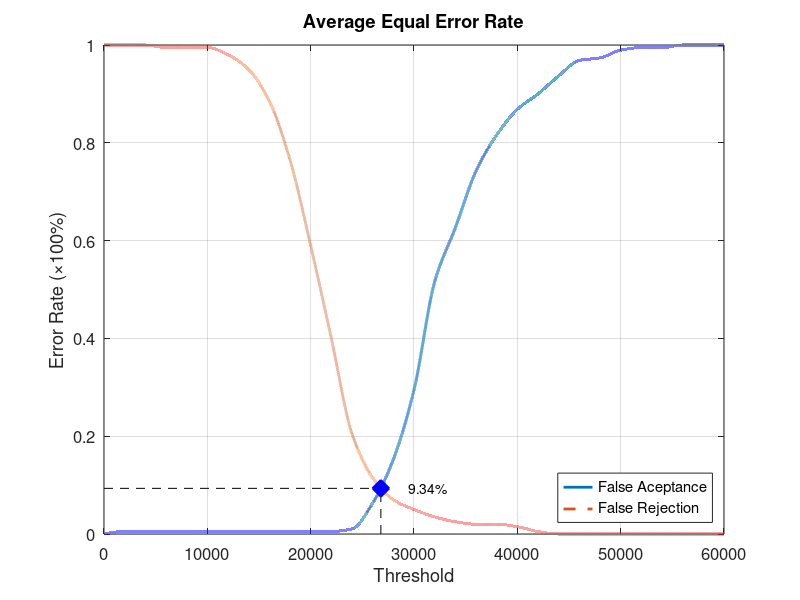
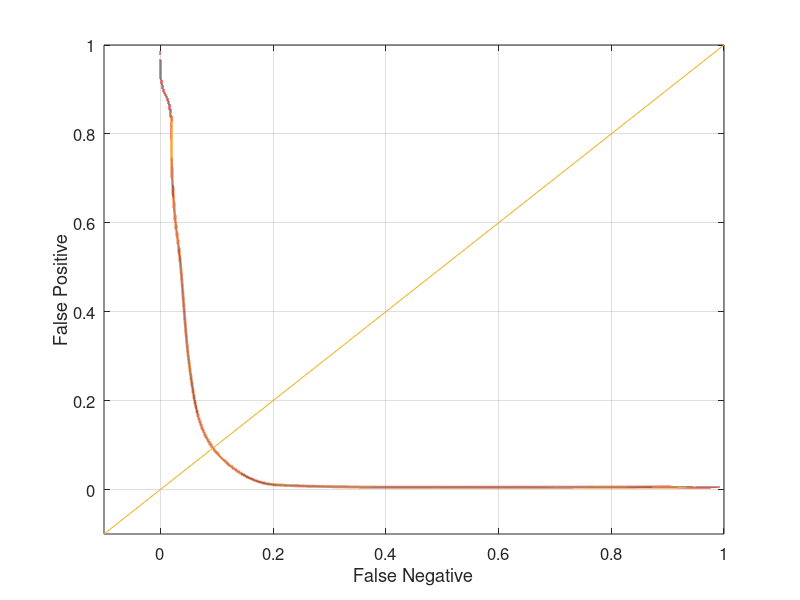

Write the MATLAB code that produced these figures, in order.
function yEER = Database2_3
close all;
clear;
clc;
x = 0:2000:60000;
xq = 0:0.5:60000;

y0 = [0 0.00526316 0.00526316 0.00526316 0.00526316 0.00526316 0.00526316 0.00526316 0.00526316 0.00526316 0.00526316 0.00526316 0.0105263 0.0631579 0.152632 0.294737 0.515789 0.626316 0.742105 0.815789 0.868421 0.9 0.936842 0.968421 0.973684 0.989474 0.994737 0.994737 1 1 1];
yy0 = interp1(x, y0, xq, 'pchip');
y1 = [1 1 1 0.995 0.995 0.995 0.98 0.95 0.885 0.765 0.59 0.4 0.205 0.115 0.07 0.05 0.035 0.025 0.02 0.02 0.015 0.005 0 0 0 0 0 0 0 0 0];
yy1 = interp1(x, y1, xq, 'pchip');

% Calculating EER: 
y2 = abs(y0 - y1);
find(y2 == min(y2))
yy2 = abs(yy0 - yy1);
xEER = find(yy2 == min(yy2));
xEERIndex = xq(xEER) % X-axis EER
yEER = yy0(xEER) % Y-axis EER

main = figure
plot(xq, yy0,'-','LineWidth', 2);	hold on
plot(xq, yy1,'--','LineWidth', 2);	hold on
plot([xEERIndex xEERIndex], [0 yEER], 'k--');	hold on
plot([0 xEERIndex], [yEER yEER], 'k--');	hold on
plot(xEERIndex, yEER, 'bx', 'LineWidth', 10);	hold on
text(xEERIndex + 10 * xEERIndex / 100, yEER, [num2str(round((10000 * yEER)) / 100) '%'])
legend('False Aceptance', 'False Rejection', 'Location', 'SouthEast')
xlabel('Threshold')
ylabel('Error Rate (\times100%)')
title('Average Equal Error Rate')
set(gca, 'FontSize', 12)
axis([0 60000 0 1])
grid on

print(main, 'Database2_3Main', '-dpng');
FNRxFPR = figure('Color', [1 1 1]);
plot(yy1, yy0, '-', yy1, yy0, 'LineWidth', 2);
hold on
y = -0.1:0.1:1
plot(y, y); 
set(gca, 'FontSize', 12)
xlabel('False Negative')
ylabel('False Positive')
axis([-0.1 1 -0.1 1])
set(gca, 'FontSize', 12)
grid on

print(FNRxFPR, 'Database2_3FNRxFPR','-dpng');
end
